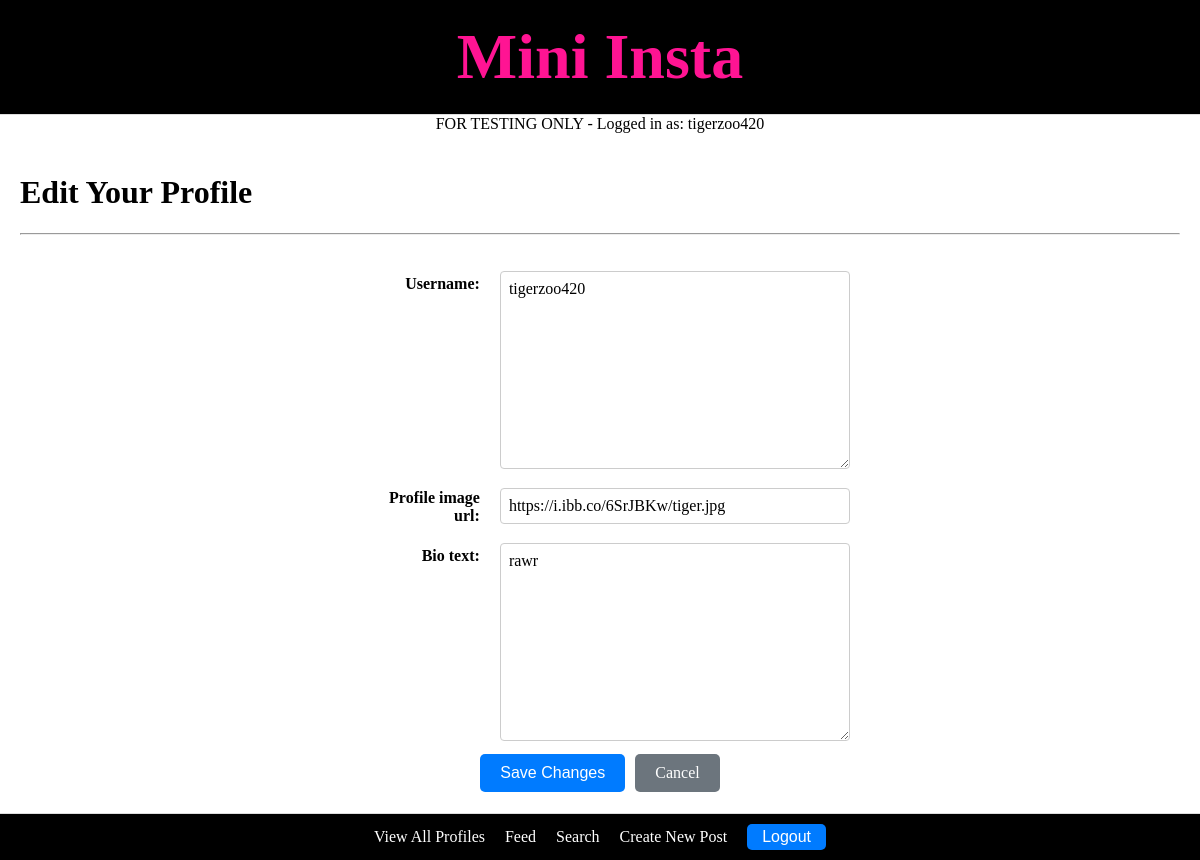
/mini_insta/profile/update (signed in), run on the app's committed database.
### mini_insta/models.py (models this page shows, shortened)
class Profile(models.Model):
    username = models.TextField(blank=True)
    display_name = models.TextField(blank=True)
    profile_image_url = models.URLField(blank=True)
    bio_text = models.TextField(blank=True)
    join_date = models.DateTimeField(auto_now=True)
    user = models.OneToOneField(User, on_delete=models.CASCADE, related_name='profile')

### mini_insta/views.py (the view, shortened to what this page needs)
# urls.py: path('profile/update', UpdateProfileView.as_view(), name='update_profile'),
class UpdateProfileView(LoginRequiredMixin, UpdateView):
    form_class = UpdateProfileForm
    model = Profile
    template_name = "mini_insta/update_profile_form.html"
    def get_object(self):
        return self.get_profile()

### mini_insta/forms.py
class UpdateProfileForm(forms.ModelForm):
    class Meta:
        model = Profile
        fields = ['username', 'profile_image_url', 'bio_text']

### mini_insta/views.py (called while the page is built)
    def get_profile(self):
        return Profile.objects.get(user=self.request.user)

### mini_insta/templates/mini_insta/update_profile_form.html (shortened to what this page needs)
{% extends 'mini_insta/base.html' %}
{% block content %}
<div class="profile-detail">
    <h1>Edit Your Profile</h1>
    <hr>
</div>
<div class="post-div">
    <form method="post" action="">
        <table>
            {{ form.as_table }}
        </table>
        <div class="form-actions">
            <button type="submit" class="btn">Save Changes</button>
            <a href="{% url 'show_profile' profile.pk %}" class="btn btn-cancel">Cancel</a>
        </div>
    </form>
</div>
{% endblock %}

### mini_insta/templates/mini_insta/base.html (shortened to what this page needs)
{% load static %}
<html>
    <head>
        <link rel="stylesheet" href="{% static 'mini_insta.css' %}">
    </head>
    <body>
        <div class="header">
            <a href ="{% url 'show_all_profiles' %}">
                <h1>Mini Insta</h1>
            </a>
        </div>
        <div class="post-div">
            {% if request.user.is_authenticated %}
                FOR TESTING ONLY - Logged in as: {{ request.user }}
            {% else %}
                Not logged in.
            {% endif %}
        </div>
        {% block content %}
        {% endblock %}
        <footer>
            <nav>
                <a href="{% url 'show_all_profiles' %}">View All Profiles</a>
                {% if request.user.is_authenticated %}
                    {% if profile and user == profile.user %}
                        <a href="{% url 'show_feed' %}" title="Home Feed"> Feed</a>
                        <a href="{% url 'search' %}" title="Search"> Search</a>
                        <a href="{% url 'create_post_form' %}">Create New Post</a>
                    {% endif %}
                    <form action="{% url 'logout' %}" method="POST">
                        <input type="submit" value="Logout" class="btn btn-logout">
                    </form>
                {% else %}
                    <form action="{% url 'login' %}">
                        {% csrf_token %}
                        <input type="submit" value="Login" class="btn btn-login">
                    </form>
                {% endif %}
            </nav>
        </footer>
    </body>
</html>

### static/mini_insta.css (style rules this page uses)
html, body { height: 100%; margin: 0; }
body { display: flex; flex-direction: column; min-height: 100vh; }
h1, h2, h4 { font-family: "Georgia", serif; }
nav { display: flex; flex-direction: row; align-items: center; gap: 20px; font-family: "Georgia", serif; }
.header { background-color: #f8f8f8; padding: 20px; text-align: center; border-bottom: 1px solid #ddd; background-color: black; }
.header h1 { margin: 0; color:deeppink; font-size: 64px; }
.profile-detail { margin: 20px; }
footer { margin-top: auto; background-color: black; padding: 10px; text-align: center; border-top: 1px solid #ddd; display: flex; justify-content: center; }
a { text-decoration: none; color: white; }
.btn { display: inline-block; padding: 10px 20px; margin: 5px; border: none; border-radius: 5px; text-decoration: none; color: white; font-size: 16px; cursor: pointer; text-align: center; }
.btn[type="submit"] { background-color: #007bff; }
.btn.btn-cancel { background-color: #6c757d; }
.btn-cancel { background-color: #6c757d; }
.btn-logout, .btn-login { margin: 0px; padding: 4px 15px; }
footer nav form { margin: 0; }
.form-actions { display: flex; justify-content: center; }
.post-div { display: flex; justify-content: center; align-items: center; flex-direction: column; }
.post-div table { width: 100%; max-width: 600px; margin: 0 auto; border-collapse: collapse; }
.post-div th { text-align: right; padding: 10px; padding-right: 20px; width: 30%; font-family: "Georgia", serif; font-weight: bold; vertical-align: top; padding-top: 12px; }
.post-div td { text-align: left; padding: 8px 0; }
.post-div input[type="text"], .post-div input[type="password"], .post-div input[type="url"], .post-div textarea { width: 100%; max-width: 350px; padding: 8px; font-size: 1rem; font-family: "Garamond", serif; border: 1px solid #ccc; border-radius: 4px; box-sizing: border-box; }
.post-div textarea { min-height: 120px; }

### data on the page
Profile: username "tigerzoo420", profile_image_url "https://i.ibb.co/6SrJBKw/tiger.jpg", bio_text "rawr"

### other printed values
{{ request.user }} "tigerzoo420"
